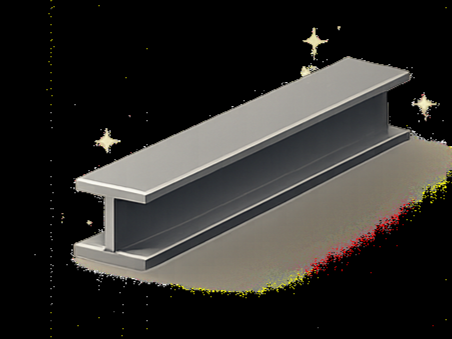
#> input picture database/frontend/dist/assets/beam.png, 452 x 339 px
$ python -i rust_processing.py   (imports and definitions only)
#> lines starting #> are read from the running program, lines starting #| are printed output that depends on the picture; after the words box and inside, x2 and y2 are one past the last pixel; in counts of white or black regions, pixels touching at a corner belong together
#> further down, picture is the input picture: shape (339, 452, 3); mean B, G, R 40.7, 43.7, 45.4
import cv2
import numpy as np


def enhance_image_for_rust(image_bgr):
    """
    Very light contrast enhancement.  It keeps colour information because rust
    detection depends strongly on colour.  We avoid aggressive sharpening or
    colour shifts because they can create fake rust-like pixels on grey steel.
    """
    lab = cv2.cvtColor(image_bgr, cv2.COLOR_BGR2LAB)
#> lab: shape (339, 452, 3); mean of channels 0, 1, 2 46.6, 128.2, 129.8
    l_channel, a_channel, b_channel = cv2.split(lab)
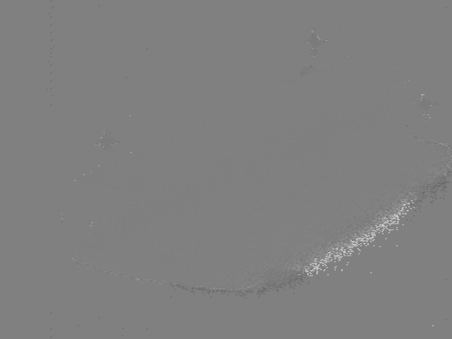
#> a_channel: shape (339, 452); min 106, max 208, mean 128.2

    clahe = cv2.createCLAHE(clipLimit=1.6, tileGridSize=(8, 8))
    enhanced_l = clahe.apply(l_channel)
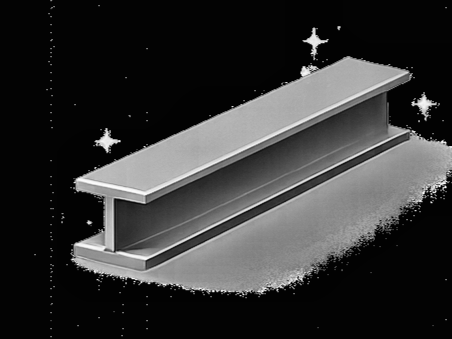
#> enhanced_l: shape (339, 452); min 2, max 253, mean 50.8

    enhanced_lab = cv2.merge((enhanced_l, a_channel, b_channel))
#> enhanced_lab: shape (339, 452, 3); mean of channels 0, 1, 2 50.8, 128.2, 129.8
    return cv2.cvtColor(enhanced_lab, cv2.COLOR_LAB2BGR)


def create_rust_mask(image_bgr, material_mask=None):
    enhanced = enhance_image_for_rust(image_bgr)
    hsv = cv2.cvtColor(enhanced, cv2.COLOR_BGR2HSV)
#> hsv: shape (339, 452, 3); mean H, S, V 17.3, 12.5, 50.9
    lab = cv2.cvtColor(enhanced, cv2.COLOR_BGR2LAB)
#> lab: shape (339, 452, 3); mean of channels 0, 1, 2 50.3, 128.2, 129.8

    h, s, v = cv2.split(hsv)
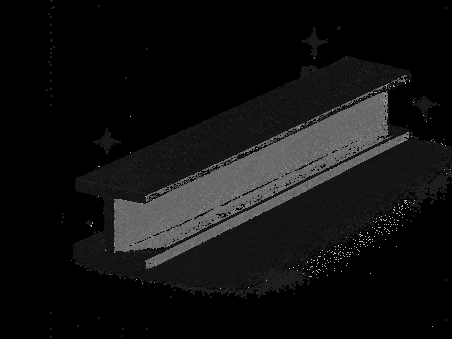
#> h: shape (339, 452); min 0, max 179, mean 17.3
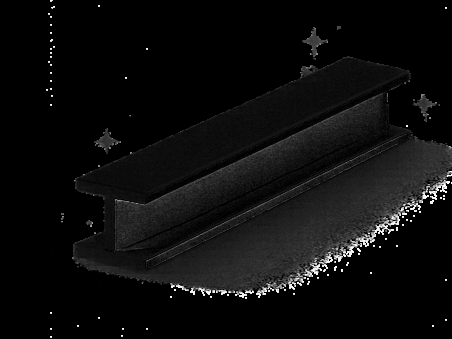
#> s: shape (339, 452); min 0, max 255, mean 12.5
    l_channel, a_channel, b_channel = cv2.split(lab)
    b, g, r = cv2.split(enhanced)

    # OpenCV hue range is 0-179.  These ranges are intentionally stricter than
    # the first version because grey beams were being detected as rust.
    # Main rust colours: orange, brown, red-brown and dark red rust.
    ranges = [
        (np.array([6, 75, 35]), np.array([34, 255, 245])),    # orange / brown rust
        (np.array([0, 70, 25]), np.array([18, 255, 195])),    # dark red-brown rust
        (np.array([170, 70, 25]), np.array([179, 255, 220])), # red wraparound rust
    ]

    rust_mask = np.zeros(hsv.shape[:2], dtype=np.uint8)
    for lower, upper in ranges:
        rust_mask = cv2.bitwise_or(rust_mask, cv2.inRange(hsv, lower, upper))
#> this loop made 3 passes
#> pass 1, in create_rust_mask, `rust_mask = cv2.bitwise_or(rust_mask, cv2.inRange(hsv, lower, upper))`:
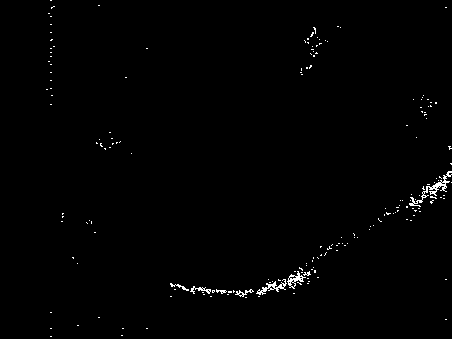
#> rust_mask: shape (339, 452); 0.77% white in thin lines or dots, all inside (x1, y1, x2, y2) = (46, 0, 452, 337)

    # Extra colour conditions to reject grey/neutral steel.  Grey usually has
    # low saturation and nearly equal R/G/B channels.  Rust usually has visible
    # red/yellow chroma: R is higher than B and Lab b-channel is elevated.
    rgb_condition = (
        (s.astype(np.float32) >= 68) &
        (r.astype(np.float32) > b.astype(np.float32) * 1.22) &
        (r.astype(np.float32) >= g.astype(np.float32) * 0.92) &
        (g.astype(np.float32) > b.astype(np.float32) * 0.72) &
        (r > 55) &
        (g > 30)
    )

    # Lab condition helps keep actual rusty yellow/brown regions while rejecting
    # flat grey areas with tiny orange noise after enhancement.
    lab_condition = (
        (a_channel.astype(np.int16) > 118) &
        (b_channel.astype(np.int16) > 135)
    )
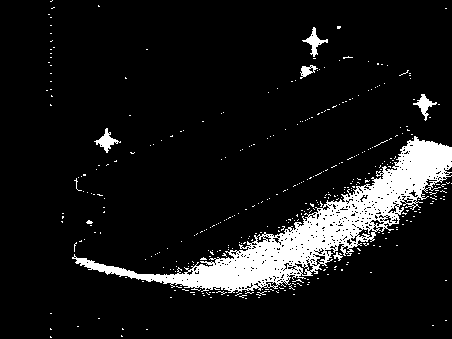
#> lab_condition: shape (339, 452) bool; 9.2% white; 382 white regions (376 under 20 px), largest, box (x1, y1, x2, y2) and area: (72, 136, 452, 293) 12350, (94, 128, 121, 153) 230, (302, 27, 328, 57) 229, (413, 94, 437, 121) 211, (300, 65, 318, 79) 117, (333, 252, 343, 261) 40

    rust_like = (rgb_condition & lab_condition).astype(np.uint8) * 255
#> rust_like: shape (339, 452); 0.85% white in thin lines or dots, all inside (x1, y1, x2, y2) = (50, 5, 452, 337)
    rust_mask = cv2.bitwise_and(rust_mask, rust_like)

    if material_mask is not None:
        rust_mask = cv2.bitwise_and(rust_mask, material_mask)

    kernel_small = np.ones((3, 3), np.uint8)
    kernel_medium = np.ones((5, 5), np.uint8)
    rust_mask = cv2.morphologyEx(rust_mask, cv2.MORPH_OPEN, kernel_small)
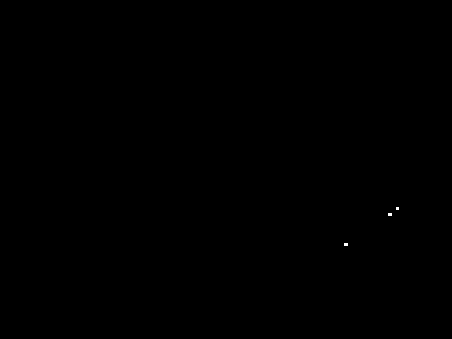
#> rust_mask: shape (339, 452); 0.02% white; 3 white regions (3 under 20 px)
    rust_mask = cv2.morphologyEx(rust_mask, cv2.MORPH_CLOSE, kernel_medium)

    return rust_mask, enhanced


def extract_rust_regions(rust_mask, min_area=160, max_area_fraction=0.45):
#> called with min_area = 160, max_area_fraction = 0.45
    contours, _ = cv2.findContours(rust_mask, cv2.RETR_EXTERNAL, cv2.CHAIN_APPROX_SIMPLE)
#> contours = 3 contours, all with area under 20
    image_area = max(1, rust_mask.shape[0] * rust_mask.shape[1])
#> image_area = 153228
    regions = []

    for contour in contours:
        area = float(cv2.contourArea(contour))
        if area < min_area:
            continue
        if area > image_area * max_area_fraction:
            # Very large regions are usually threshold failures caused by warm
            # lighting/background or a full orange painted surface.
            continue

        x, y, w, h = cv2.boundingRect(contour)
        bbox_area = max(1, w * h)
        fill_ratio = area / bbox_area

        # Grey/noisy false positives often appear as sparse dots spread across a
        # large bounding box.  Real rust patches are usually more spatially dense.
        if fill_ratio < 0.08:
            continue

        regions.append(
            {
                "bbox": [int(x), int(y), int(x + w), int(y + h)],
                "area_pixels": round(area, 2),
                "fill_ratio": round(float(fill_ratio), 4),
            }
        )
#> this loop made 3 passes
#> (contour, area) on passes 1 to 3: ([[344, 243], [344, 245], [347, 245], [347, 243]], 6), ([[388, 213], [388, 215], [391, 215], [391, 213]], 6), ([[396, 207], [396, 209], [398, 209], [398, 207]], 4)
#> after the loop, regions = []

    return regions


def analyze_rust(image_bgr, material_mask=None, min_area=160):
    rust_mask, enhanced = create_rust_mask(image_bgr, material_mask)
    regions = extract_rust_regions(rust_mask, min_area=min_area)
#> regions = []

    # Rebuild the mask from accepted contours/regions only.  This prevents tiny
    # rejected grey/orange noise from still contributing to rust percentage.
    accepted_mask = np.zeros_like(rust_mask)
    for region in regions:
        x1, y1, x2, y2 = region["bbox"]
        accepted_mask[y1:y2, x1:x2] = cv2.bitwise_or(accepted_mask[y1:y2, x1:x2], rust_mask[y1:y2, x1:x2])
#> this loop made 0 passes
#> accepted_mask: shape (339, 452); every value is 0

    if material_mask is not None:
        material_pixels = int(np.count_nonzero(material_mask))
    else:
        material_pixels = int(image_bgr.shape[0] * image_bgr.shape[1])
#> material_pixels = 153228

    rust_pixels = int(np.count_nonzero(accepted_mask))
#> rust_pixels = 0
    rust_percentage = (rust_pixels / material_pixels * 100.0) if material_pixels > 0 else 0.0
#> rust_percentage = 0

    return {
        "rust_mask": accepted_mask,
        "enhanced_image": enhanced,
        "regions": regions,
        "region_count": len(regions),
        "rust_pixels": rust_pixels,
        "material_pixels": material_pixels,
        "rust_percentage": round(rust_percentage, 4),
        "rust_detected": len(regions) > 0,
    }

>>> import cv2
>>> picture = cv2.imread('../../frontend/dist/assets/beam.png')
>>> result = analyze_rust(picture)
#> result = 8 items
